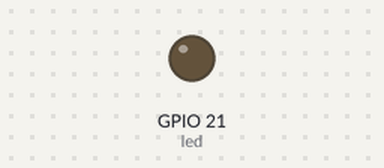
The program below on a simulated Raspberry Pi (BCM pin numbers). Parts: output pins drawn as LEDs (lit = HIGH).

Above: at 0.05 s.
At 0.65 s:
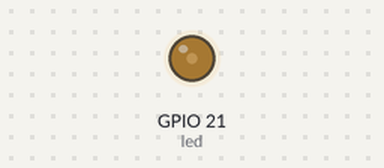
At 1.25 s:
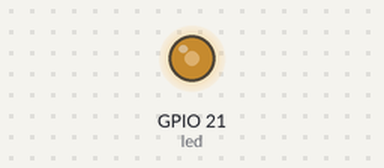
At 2.5 s:
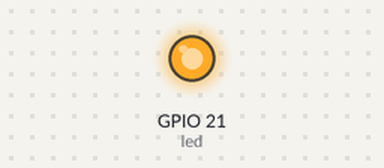
Timing chart, 0 to 5.8 s (numbered marks = the images above):
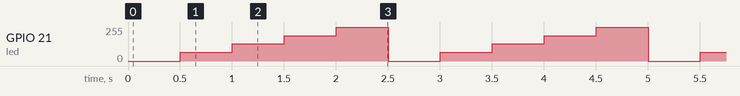

Measured:
- by itself, GPIO 21 (led): repeats every 2.5 s: 128/255 0.50 s, 191/255 0.50 s, 255/255 0.50 s, 0/255 0.50 s, 64/255 0.50 s

The program:

5_blink_pwm.py
```python
from gpiozero import PWMLED
from time import sleep

led = PWMLED(21)

# Parar la ejecución con Ctrl+C
while True:
    led.value = 0  # apagado
    sleep(0.5)
    led.value = 0.25
    sleep(0.5)
    led.value = 0.5  # 50%
    sleep(0.5)
    led.value = 0.75  # 75%
    sleep(0.5)
    led.value = 1  # 100%
    sleep(0.5)
```
